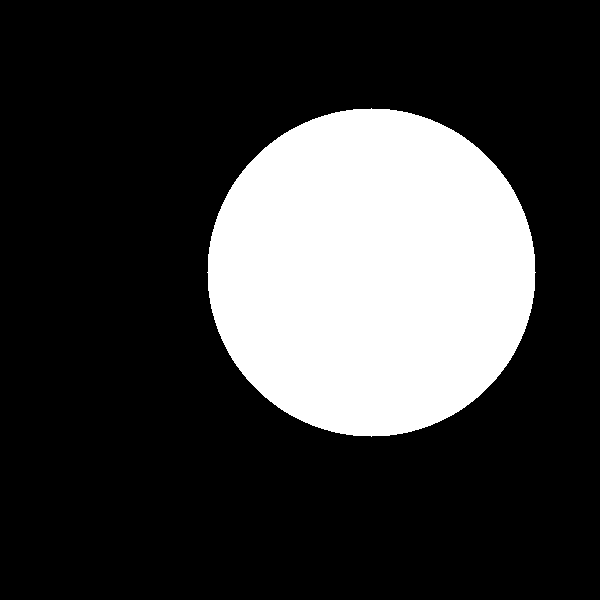
#> input picture paper - revised version/Images/Results/Segmentation/drishti101/6_hough_cup.png, 600 x 600 px
$ python superposition.py
#> lines starting #> are read from the running program, lines starting #| are printed output that depends on the picture; after the words box and inside, x2 and y2 are one past the last pixel; in counts of white or black regions, pixels touching at a corner belong together
# -*- coding: utf-8 -*-


import numpy as np
import cv2
import os
import matplotlib.pyplot as plt

# load the image
#dossier = '../Output/DRISHTI-GS1/drishtiGS_047.png/'
dossier = 'drishti101/'

image_cup = cv2.imread(dossier + "6_hough_cup.png")
#> image_cup is the input picture: shape (600, 600, 3); 23.5% white; 1 white region, box (x1, y1, x2, y2) and area: (207, 108, 536, 437) 84461
image_do = cv2.imread(dossier + "7_hough_do.png")
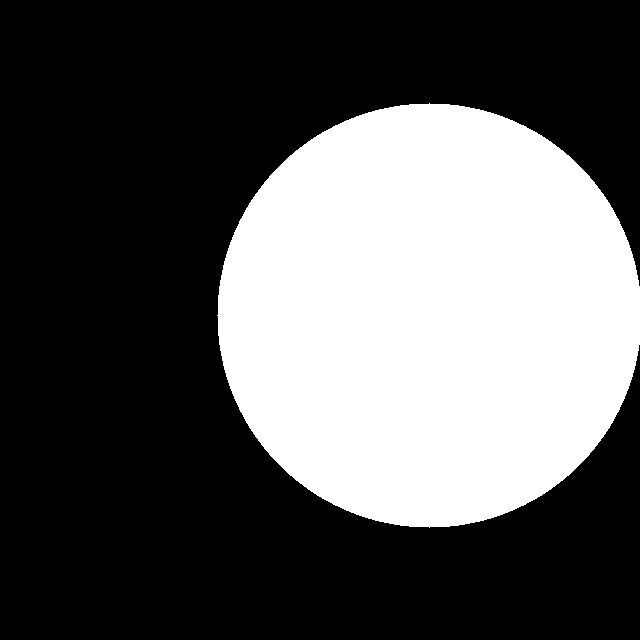
#> input picture paper - revised version/Images/Results/Segmentation/drishti101/7_hough_do.png, 640 x 640 px
#> image_do is the input picture: shape (640, 640, 3); 34.5% white; 1 white region, box (x1, y1, x2, y2) and area: (217, 103, 640, 528) 141123
image_do = cv2.resize(image_do,(600,600))
#> image_do: shape (600, 600, 3)

image_cup_gt = cv2.imread(dossier + "4_cup_gt.png")
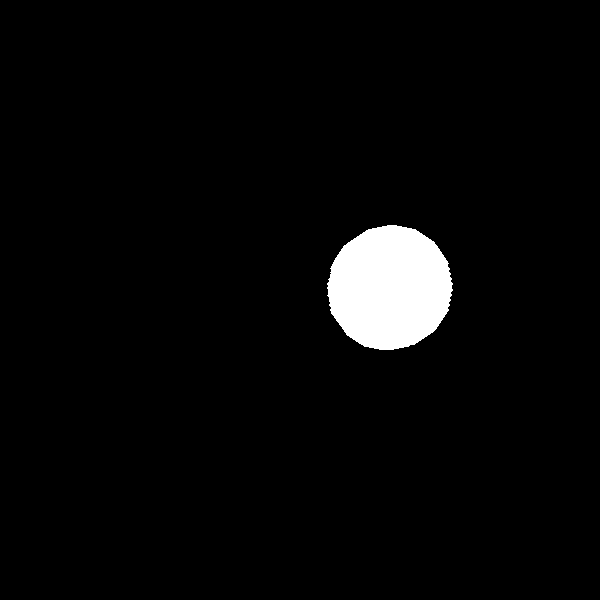
#> input picture paper - revised version/Images/Results/Segmentation/drishti101/4_cup_gt.png, 600 x 600 px
#> image_cup_gt is the input picture: shape (600, 600, 3); 3.4% white; 1 white region, box (x1, y1, x2, y2) and area: (327, 225, 453, 350) 12199
image_do_gt = cv2.imread(dossier + "5_do_gt.png")
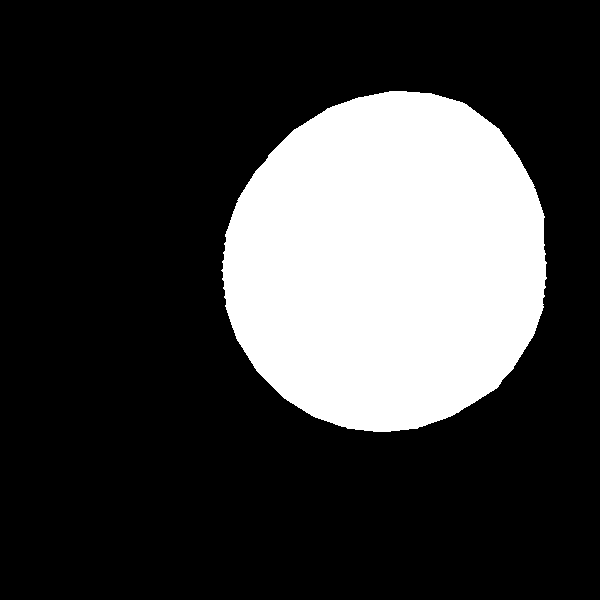
#> input picture paper - revised version/Images/Results/Segmentation/drishti101/5_do_gt.png, 600 x 600 px
#> image_do_gt is the input picture: shape (600, 600, 3); 24.1% white; 1 white region, box (x1, y1, x2, y2) and area: (221, 91, 547, 432) 86930
image_do_gt = cv2.resize(image_do_gt,(600,600))


#image_cup = np.zeros((image_cup.shape), np.uint8)
#cv2.circle(image_cup, (370, 280), 100, (255,255,255), -1)
#cv2.circle(image_cup, (390, 340), 120, (255,255,255), -1) image 42
#cv2.circle(image_do, (200, 350), 205, (255,255,255), -1) image 63

cv2.imwrite(dossier + "6_hough_cup.png", image_cup)
"""
plt.imshow(image_do)
plt.show()
"""

image_cup[np.where((image_cup == [255,255,255]).all(axis = 2))] = [127,127,127]
#new_image_cup[np.where((new_image_cup == [255,255,255]).all(axis = 2))] = [127,127,127]
image_cup_gt[np.where((image_cup_gt == [255,255,255]).all(axis = 2))] = [127,127,127]
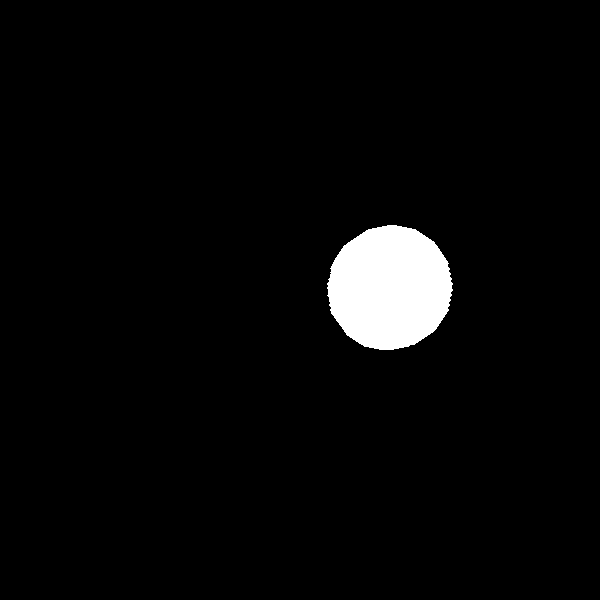
#> image_cup_gt: shape (600, 600, 3); values 0 (black) and 127 (white), 3.4% white; 1 white region, box (x1, y1, x2, y2) and area: (327, 225, 453, 350) 12199

# Fonction faisant le calcul de l'aire d'une image binaire
def calcul_aire(binary_image):

    binary_image = binary_image[binary_image != 0]
    aire = len(binary_image)
#> aire = 253383

    return aire

aire_cup, aire_do = calcul_aire(image_cup), calcul_aire(image_do)
#> aire_cup = 253383; aire_do = 374319
aire_cup_gt, aire_do_gt = calcul_aire(image_cup_gt), calcul_aire(image_do_gt)
#> aire_cup_gt = 36597; aire_do_gt = 260790

ratio = aire_cup/aire_do
#> ratio = 0.677
ratio_gt = aire_cup_gt/aire_do_gt
#> ratio_gt = 0.14

overlay = image_cup.copy()
output = image_do.copy()

overlay_gt = image_cup_gt.copy()
output_gt = image_do_gt.copy()

alpha = 0.6

print('1')

cv2.addWeighted(overlay, alpha, output, 1 - alpha, 0, output)
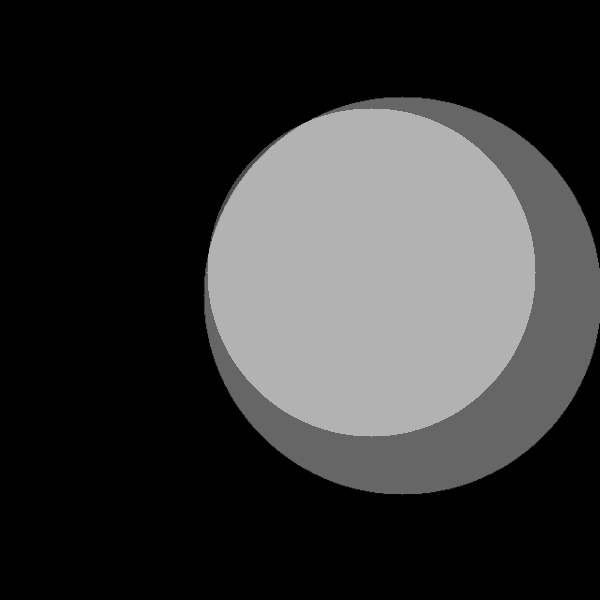
#> output: shape (600, 600, 3); min 0, max 178, mean 53
cv2.addWeighted(overlay_gt, alpha, output_gt, 1 - alpha, 0, output_gt)
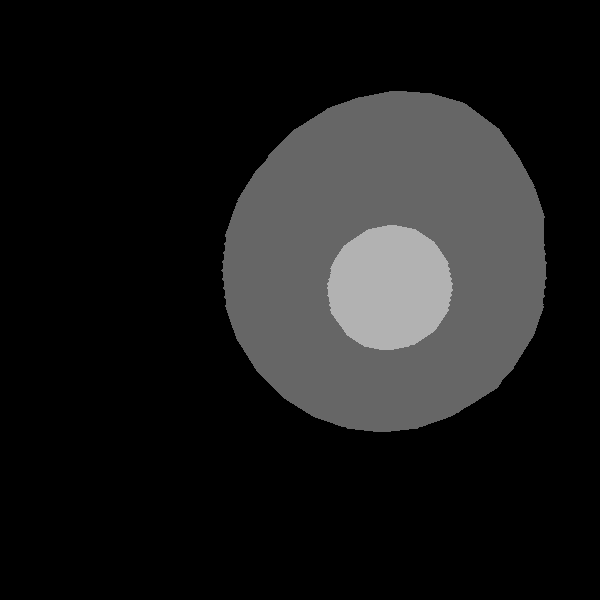
#> output_gt: shape (600, 600, 3); min 0, max 178, mean 27.2

plt.imshow(output)
plt.show()

cv2.imwrite(dossier + "overlay.png", output)
cv2.imwrite(dossier + "overlay_gt.png", output_gt)
